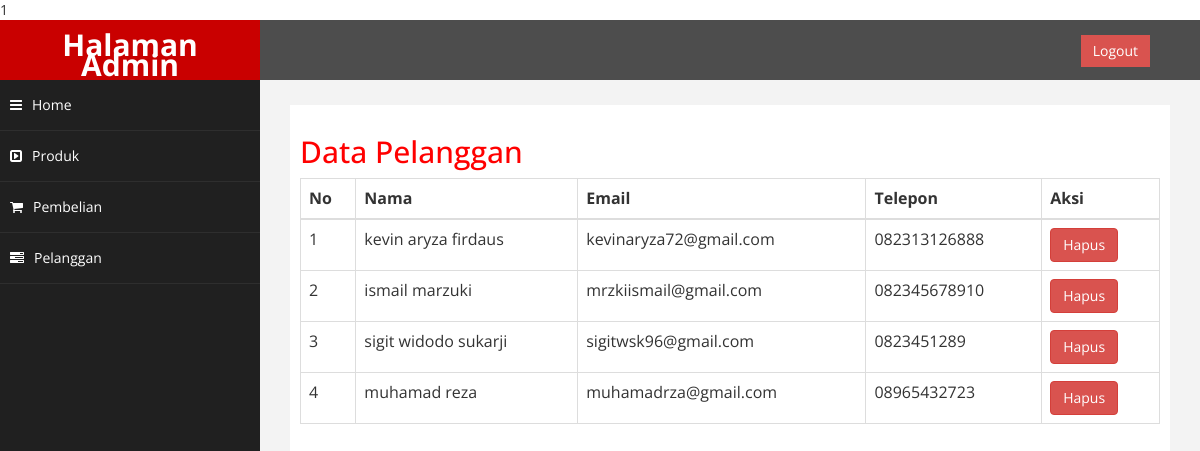
Page /admin/index.php?halaman=pelanggan (signed in) on the committed database.
### tables this page shows
CREATE TABLE `pelanggan` (
  `id_pelanggan` int(11) NOT NULL,
  `email_pelanggan` varchar(100) NOT NULL,
  `password_pelanggan` varchar(50) NOT NULL,
  `nama_pelanggan` varchar(100) NOT NULL,
  `telepon_pelanggan` varchar(25) NOT NULL
);

### admin/pelanggan.php (the view)
<h2>Data Pelanggan</h2>
<table class="table table-bordered">
	<thead>
		<tr>
			<th>No</th>
			<th>Nama</th>
			<th>Email</th>
			<th>Telepon</th>
			<th>Aksi</th>
		</tr>
	</thead>
	<tbody>
		<?php $ambil = $koneksi->query("SELECT * FROM pelanggan"); ?>
		<?php while($pecah = $ambil->fetch_assoc()){ ?>
		<tr>
			<td><?php echo $nomor; ?></td>
			<td><?php echo $pecah['nama_pelanggan']; ?></td>
			<td><?php echo $pecah['email_pelanggan']; ?></td>
			<td><?php echo $pecah['telepon_pelanggan']; ?></td>
			<td>
				<a href="" class="btn-danger btn">Hapus</a>
			</td>
		</tr>
		<?php $nomor++; ?>
		<?php } ?>
</tbody>
</table>

### admin/index.php (shortened to what this page needs)
<?php
$koneksi = new mysqli("localhost","root","","penjualan");
?>
<?php
 echo $nomor = 1;
 ?>
<!DOCTYPE html>
<html xmlns="http://www.w3.org/1999/xhtml">
<head>
    <link href="assets/css/bootstrap.css" rel="stylesheet" />
    <link href="assets/css/font-awesome.css" rel="stylesheet" />
    <link href="assets/js/morris/morris-0.4.3.min.css" rel="stylesheet" />
    <link href="assets/css/custom.css" rel="stylesheet" />
</head>
<body>
    <div id="wrapper">
        <nav class="navbar navbar-default navbar-cls-top " role="navigation" style="margin-bottom: 0">
            <div class="navbar-header">
                <a class="navbar-brand" href="index.html">Halaman Admin</a>
            </div>
  <div style="color: white;
padding: 15px 50px 5px 50px;
float: right;
font-size: 16px;"><a href="logout.php" class="btn btn-danger square-btn-adjust">Logout</a> </div>
        </nav>
                <nav class="navbar-default navbar-side" role="navigation">
            <div class="sidebar-collapse">
                <ul class="nav" id="main-menu">
					<li><a href="index.php"><i class="fa fa-bars" aria-hidden="true"></i>Home</a></li>
                    <li><a href="index.php?halaman=produk"><i class="fa fa-caret-square-o-right" aria-hidden="true"></i>Produk</a></li>
                    <li><a href="index.php?halaman=pembelian"><i class="fa fa-shopping-cart" aria-hidden="true"></i>Pembelian</a></li>
                    <li><a href="index.php?halaman=pelanggan"><i class="fa fa-tasks" aria-hidden="true"></i>Pelanggan</a></li>
                </ul>
            </div>
        </nav>
        <div id="page-wrapper" >
            <div id="page-inner">
                <?php
                if (isset ($_GET['halaman']))
                {
                    if ($_GET['halaman']=="produk")
                    {
                      include 'produk.php';
                    }
                    elseif ($_GET['halaman']=="pembelian")
                    {
                      include 'pembelian.php';
                    }
                    elseif ($_GET['halaman']=="pelanggan")
                    {
                      include 'pelanggan.php';
                    }
                    elseif ($_GET['halaman']=="detail")
                    {
                      include 'detail.php';
                    }
                    elseif ($_GET['halaman']=="tambahproduk")
                    {
                      include 'tambahproduk.php';
                    }
                    elseif ($_GET['halaman']=="hapusproduk")
                    {
                      include 'hapusproduk.php';
                    }
                    elseif ($_GET['halaman']=="ubahproduk")
                    {
                      include 'ubahproduk.php';
                    }
                }
                else
                {
                    include 'home.php';
                }
                ?>
            </div>
            </div>
        </div>
</body>
</html>

### admin/assets/css/custom.css (style rules this page uses)
body { font-family: 'Open Sans', sans-serif; }
#wrapper { width: 100%; background:#202020; }
#page-wrapper { padding: 15px 15px; min-height: 600px; background:#F3F3F3; }
#page-inner { width:100%; margin:10px 20px 10px 0px; background-color:#fff!important; padding:10px; min-height:1200px; }
h2 { color: #f00; }
.square-btn-adjust { border: 0px solid transparent; -webkit-border-radius: 0px; -moz-border-radius: 0px; border-radius: 0px; }
.navbar-cls-top .navbar-brand { color: #fff; background: #C90000; width: 260px; text-align: center; height: 60px; font-size: 30px; font-weight: 700; }
.sidebar-collapse , .sidebar-collapse .nav { background:none; }
.sidebar-collapse .nav { padding:0; }
.sidebar-collapse .nav > li > a { color:#fff; background:#202020; text-shadow:none; }
.sidebar-collapse > .nav > li > a { padding:15px 10px; }
.sidebar-collapse > .nav > li { border-bottom: 1px solid rgba(107, 108, 109, 0.19); }
.navbar-side { border:none; background-color: #202020; }
.navbar-cls-top { background:#4D4D4D; border-bottom:none; }
.navbar-default { border:0px solid black; }
.navbar-header { background: #A70303; }
.nav > li > a > i { margin-right:10px; }
@media (min-width:768px) { #page-wrapper { margin: 0 0 0 260px; padding: 15px 30px; min-height: 1200px; } }
@media (min-width:768px) { .navbar-side { z-index: 1; position: absolute; width: 260px; } }
@media (min-width:768px) { .navbar { border-radius: 0px; } }

### rows in the picture
pelanggan: nama_pelanggan "kevin aryza firdaus", email_pelanggan "kevinaryza72@gmail.com", telepon_pelanggan "082313126888"
pelanggan: nama_pelanggan "ismail marzuki", email_pelanggan "mrzkiismail@gmail.com", telepon_pelanggan "082345678910"
pelanggan: nama_pelanggan "sigit widodo sukarji", email_pelanggan "sigitwsk96@gmail.com", telepon_pelanggan "0823451289"
pelanggan: nama_pelanggan "muhamad reza", email_pelanggan "muhamadrza@gmail.com", telepon_pelanggan "08965432723"
